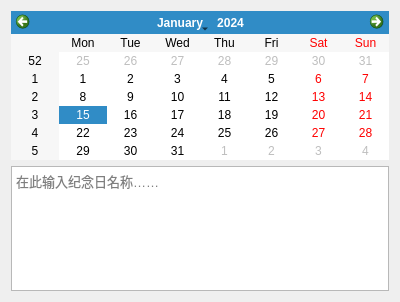
<?xml version="1.0" encoding="UTF-8"?>
<ui version="4.0">
 <class>addComponent</class>
 <widget class="QDialog" name="addComponent">
  <property name="geometry">
   <rect>
    <x>0</x>
    <y>0</y>
    <width>400</width>
    <height>302</height>
   </rect>
  </property>
  <property name="windowTitle">
   <string>addComponent</string>
  </property>
  <property name="windowIcon">
   <iconset resource="myicon.qrc">
    <normaloff>:/myimages/jinianri.jpg</normaloff>:/myimages/jinianri.jpg</iconset>
  </property>
  <layout class="QVBoxLayout" name="verticalLayout">
   <item>
    <widget class="QCalendarWidget" name="calendarWidget"/>
   </item>
   <item>
    <widget class="QPlainTextEdit" name="plainTextEdit">
     <property name="font">
      <font>
       <pointsize>10</pointsize>
      </font>
     </property>
     <property name="placeholderText">
      <string>在此输入纪念日名称……</string>
     </property>
    </widget>
   </item>
  </layout>
 </widget>
 <resources>
  <include location="myicon.qrc"/>
 </resources>
 <connections/>
</ui>
